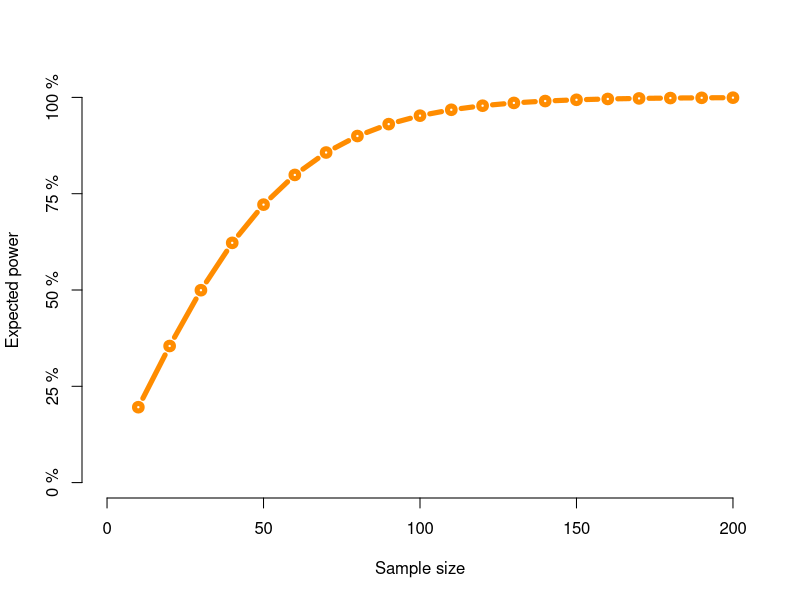
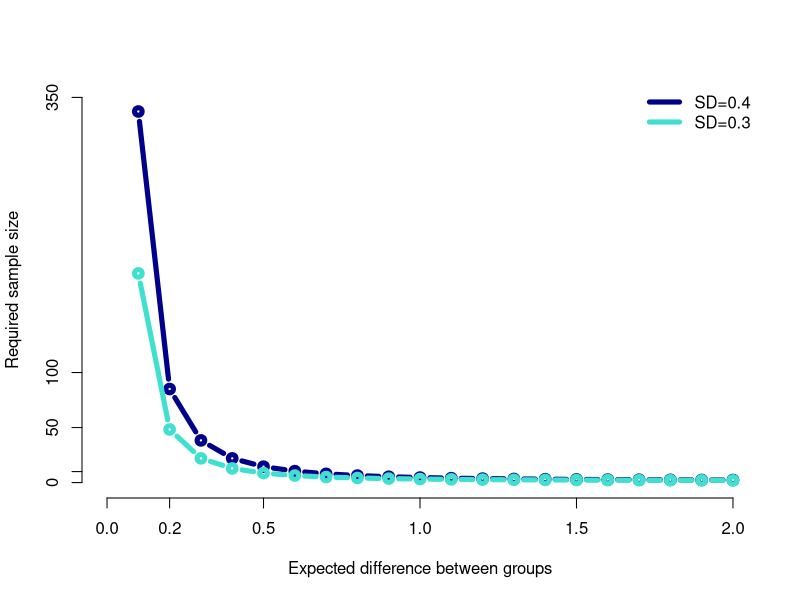

Recreate these plots in R, in order.
## ---- chunk 1
power.t.test(n=6,delta=0.3,sd=0.28,type="two.sample") 
## ---- chunk 2
power.t.test(power=0.9,delta=0.3,sd=0.28,type="two.sample") 
## ---- chunk 3
samplesizes <- seq(from=10,to=200,by=10)
power.samplesizes <- power.prop.test(n=samplesizes,p1=0.3,p2=0.55)$power
plot(samplesizes,
     power.samplesizes,
     xlim=c(0,200),
     xlab="Sample size",
     ylab="Expected power",
     ylim=c(0,1),
     type="b",
     col="darkorange",
     lwd=5,axes=FALSE)
axis(1,at=c(0,50,100,150,200))
axis(2,at=c(0,0.25,0.5,0.75,1),labels=paste(c(0,25,50,75,100),"%")) 
## ---- chunk 4
differences <- seq(from=0.1,to=2,by=0.1)
samplesize.sd04 <- sapply(differences,
                          function(d){power.t.test(power=0.9,
                                                   delta=d,
                                                   sd=0.4,
                                                   type="two.sample")$n})
samplesize.sd03 <- sapply(differences,
                          function(d){power.t.test(power=0.9,
                                                   delta=d,
                                                   sd=0.3,
                                                   type="two.sample")$n})
plot(differences,
     samplesize.sd04,
     xlim=c(0,2),
     xlab="Expected difference between groups",
     ylab="Required sample size",
     ylim=c(0,350),
     type="b",
     col="darkblue",
     lwd=5,axes=FALSE)
lines(differences, samplesize.sd03,col="turquoise",lwd=5,type="b")
axis(1,at=c(0,0.2,0.5,1,1.5,2))
axis(2,at=c(350,100,50,10,0))
legend(x="topright",lwd=5,bty="n",legend=c("SD=0.4","SD=0.3"),col=c("darkblue","turquoise")) 
